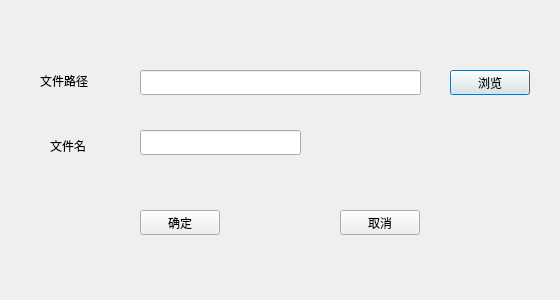
<?xml version="1.0" encoding="UTF-8"?>
<ui version="4.0">
 <class>local_download</class>
 <widget class="QDialog" name="local_download">
  <property name="geometry">
   <rect>
    <x>0</x>
    <y>0</y>
    <width>560</width>
    <height>300</height>
   </rect>
  </property>
  <property name="windowTitle">
   <string>下载到本地</string>
  </property>
  <widget class="QLabel" name="label">
   <property name="geometry">
    <rect>
     <x>40</x>
     <y>70</y>
     <width>51</width>
     <height>21</height>
    </rect>
   </property>
   <property name="text">
    <string>文件路径</string>
   </property>
  </widget>
  <widget class="QLabel" name="label_2">
   <property name="geometry">
    <rect>
     <x>50</x>
     <y>130</y>
     <width>51</width>
     <height>31</height>
    </rect>
   </property>
   <property name="text">
    <string>文件名</string>
   </property>
  </widget>
  <widget class="QLineEdit" name="lineEdit_path">
   <property name="geometry">
    <rect>
     <x>140</x>
     <y>70</y>
     <width>281</width>
     <height>25</height>
    </rect>
   </property>
  </widget>
  <widget class="QLineEdit" name="lineEdit_name">
   <property name="geometry">
    <rect>
     <x>140</x>
     <y>130</y>
     <width>161</width>
     <height>25</height>
    </rect>
   </property>
  </widget>
  <widget class="QPushButton" name="pushButton_overflow">
   <property name="geometry">
    <rect>
     <x>450</x>
     <y>70</y>
     <width>80</width>
     <height>25</height>
    </rect>
   </property>
   <property name="text">
    <string>浏览</string>
   </property>
  </widget>
  <widget class="QPushButton" name="pushButton_ok">
   <property name="geometry">
    <rect>
     <x>140</x>
     <y>210</y>
     <width>80</width>
     <height>25</height>
    </rect>
   </property>
   <property name="text">
    <string>确定</string>
   </property>
  </widget>
  <widget class="QPushButton" name="pushButton_cancel">
   <property name="geometry">
    <rect>
     <x>340</x>
     <y>210</y>
     <width>80</width>
     <height>25</height>
    </rect>
   </property>
   <property name="text">
    <string>取消</string>
   </property>
  </widget>
 </widget>
 <resources/>
 <connections/>
</ui>
